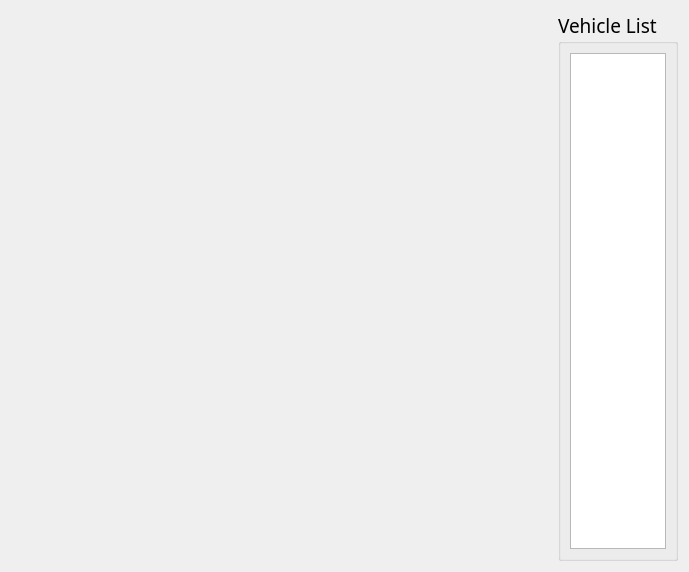
<?xml version="1.0" encoding="UTF-8"?>
<ui version="4.0">
 <class>VanetTestWidget</class>
 <widget class="QWidget" name="VanetTestWidget">
  <property name="geometry">
   <rect>
    <x>0</x>
    <y>0</y>
    <width>689</width>
    <height>572</height>
   </rect>
  </property>
  <property name="windowTitle">
   <string>Form</string>
  </property>
  <layout class="QGridLayout" name="gridLayout_2">
   <item row="0" column="0">
    <widget class="QStackedWidget" name="stackedWidget"/>
   </item>
   <item row="0" column="1">
    <widget class="QGroupBox" name="groupBox">
     <property name="maximumSize">
      <size>
       <width>120</width>
       <height>16777215</height>
      </size>
     </property>
     <property name="font">
      <font>
       <family>Agency FB</family>
       <pointsize>14</pointsize>
      </font>
     </property>
     <property name="title">
      <string>Vehicle List</string>
     </property>
     <layout class="QGridLayout" name="gridLayout">
      <item row="0" column="0">
       <widget class="QListWidget" name="listWidget">
        <property name="font">
         <font>
          <family>Agency FB</family>
          <pointsize>12</pointsize>
         </font>
        </property>
        <property name="iconSize">
         <size>
          <width>30</width>
          <height>30</height>
         </size>
        </property>
       </widget>
      </item>
     </layout>
    </widget>
   </item>
  </layout>
 </widget>
 <resources/>
 <connections/>
</ui>
